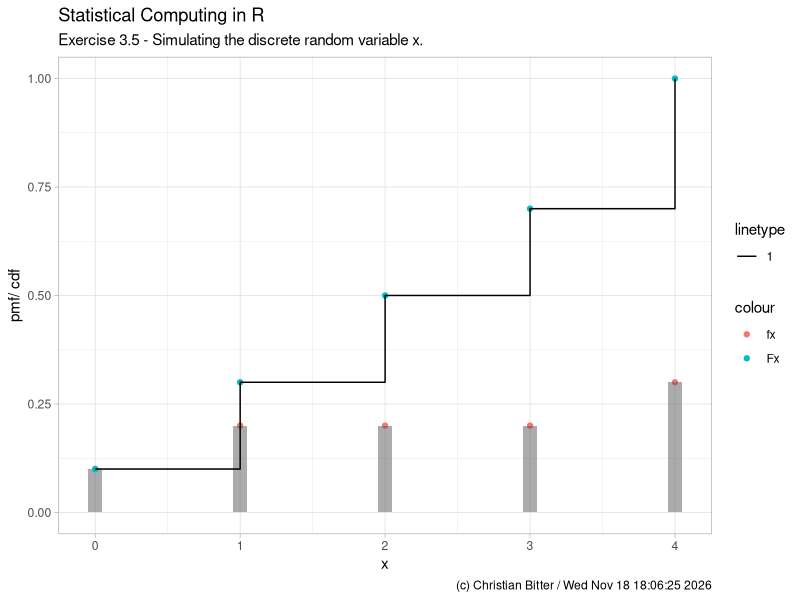
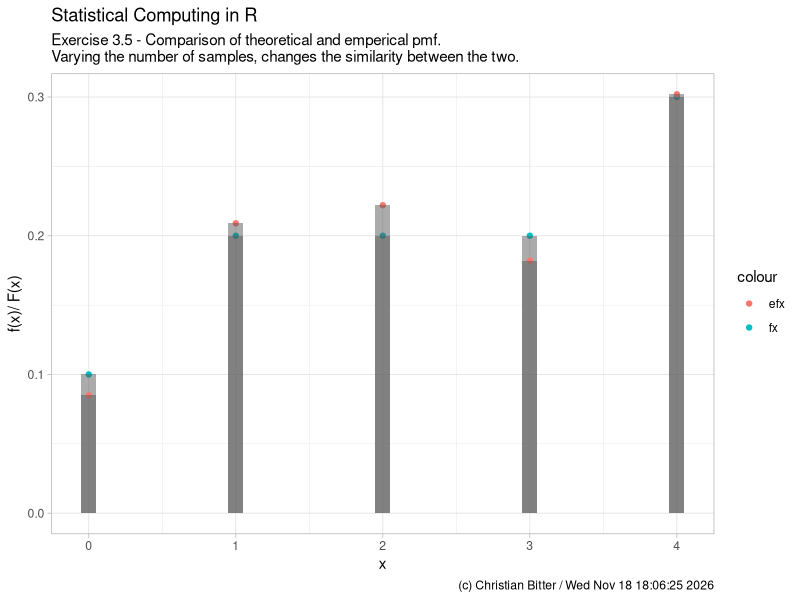

Recreate these plots in R, in order.
rm(list = ls());

library(ggplot2);
library(dplyr);

# See Statistical Computing with R ... 

# Exercise 3.5
x  <- c(0, 1, 2, 3, 4);
fx <- c(.1, .2, .2, .2, .3);
Fx <- cumsum(fx);

df <- data.frame(
  x = x, fx = fx, Fx = Fx
);

plot_title   <- "Statistical Computing in R";
plot_caption <- sprintf("(c) Christian Bitter / %s", date());

df %>%
  ggplot(aes(x = x)) + 
  geom_point(aes(x = x, y = fx, colour = "fx")) + geom_bar(stat = "identity", aes(x, y = fx), width = .1, alpha = .5) + 
  geom_point(aes(x = x, y = Fx, colour = "Fx")) + geom_step(aes(x = x, y = Fx, linetype = "1")) + 
  labs(title = plot_title, caption = plot_caption,
       x = "x", y = "pmf/ cdf",
       subtitle = "Exercise 3.5 - Simulating the discrete random variable x.") + 
  theme_light()

n  <- 1e3;
vx <- integer(n);

for (i in 1:n) {
  u <- runif(1);
  vx[i] <- which(Fx > u, arr.ind = T)[1] - 1;
}

# let's compare the actual vs. the emperical distribution
emperical <- table(vx) / n;
df <- cbind(df, data.frame(efx = as.numeric(emperical)));

df %>%
  ggplot(aes(x = x)) + 
  geom_point(aes(x = x, y = fx, colour = "fx")) + geom_bar(stat = "identity", aes(x, y = fx), width = .1, alpha = .5) + 
  geom_point(aes(x = x, y = efx, colour = "efx")) + geom_bar(stat = "identity", aes(x, y = efx), width = .1, alpha = .5) + 
  labs(title = plot_title, caption = plot_caption,
       x = "x", y = "f(x)/ F(x)",
       subtitle = "Exercise 3.5 - Comparison of theoretical and emperical pmf.\nVarying the number of samples, changes the similarity between the two.") + 
  theme_light()
